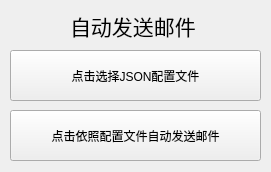
<?xml version="1.0" encoding="UTF-8"?>
<ui version="4.0">
 <class>MainWindow</class>
 <widget class="QMainWindow" name="MainWindow">
  <property name="geometry">
   <rect>
    <x>0</x>
    <y>0</y>
    <width>271</width>
    <height>172</height>
   </rect>
  </property>
  <property name="windowTitle">
   <string>自动发送邮件</string>
  </property>
  <widget class="QWidget" name="centralwidget">
   <widget class="QLabel" name="title">
    <property name="geometry">
     <rect>
      <x>70</x>
      <y>10</y>
      <width>131</width>
      <height>31</height>
     </rect>
    </property>
    <property name="font">
     <font>
      <family>STZhongsong</family>
      <pointsize>16</pointsize>
     </font>
    </property>
    <property name="text">
     <string>自动发送邮件</string>
    </property>
   </widget>
   <widget class="QPushButton" name="chooseProfileButton">
    <property name="geometry">
     <rect>
      <x>10</x>
      <y>50</y>
      <width>251</width>
      <height>51</height>
     </rect>
    </property>
    <property name="text">
     <string>点击选择JSON配置文件</string>
    </property>
   </widget>
   <widget class="QPushButton" name="sendMailButton">
    <property name="geometry">
     <rect>
      <x>10</x>
      <y>110</y>
      <width>251</width>
      <height>51</height>
     </rect>
    </property>
    <property name="text">
     <string>点击依照配置文件自动发送邮件</string>
    </property>
   </widget>
  </widget>
 </widget>
 <resources/>
 <connections/>
</ui>
